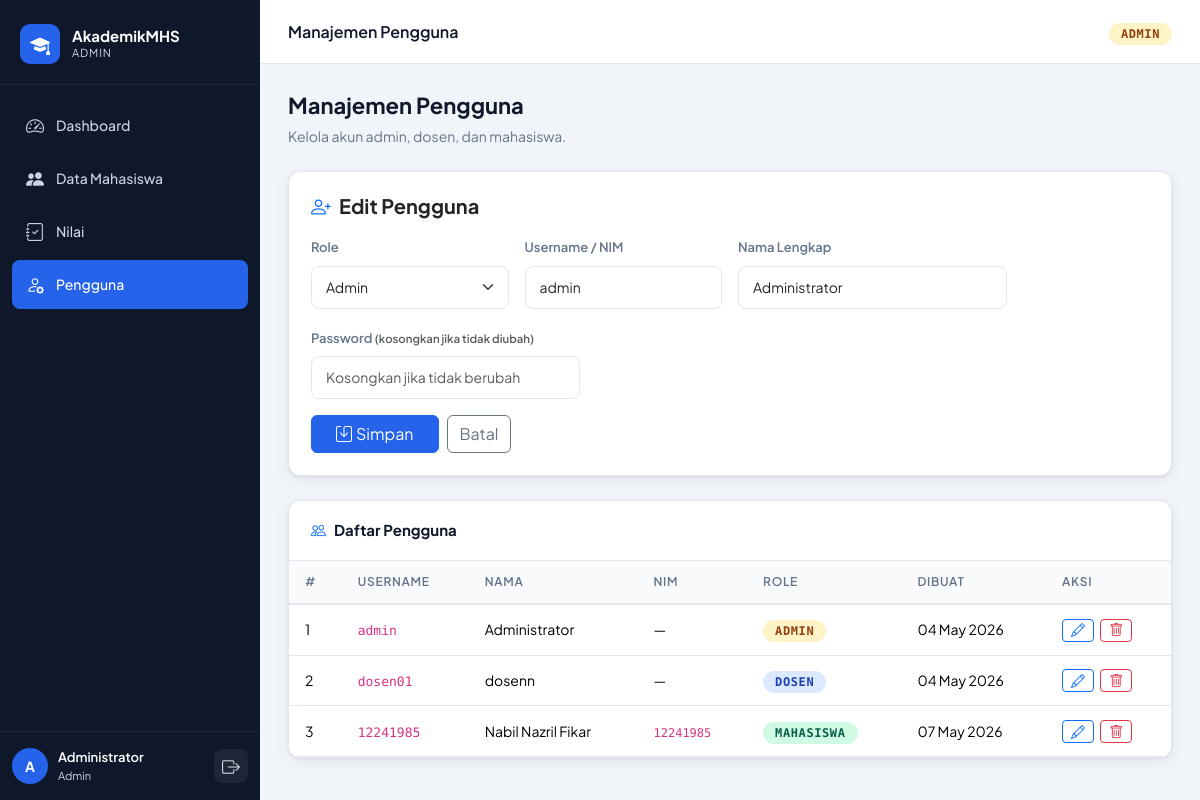
/pages/admin/users.php?edit=1 (signed in), run on the app's committed database.
### tables this page shows
CREATE TABLE `users` (
  `id` int(11) NOT NULL,
  `username` varchar(50) NOT NULL,
  `nama` varchar(100) NOT NULL,
  `password` varchar(255) NOT NULL,
  `hakakses` enum('admin','dosen','mahasiswa') NOT NULL DEFAULT 'dosen',
  `nim` varchar(20) DEFAULT NULL,
  `created_at` timestamp NOT NULL DEFAULT current_timestamp()
);

### includes/auth.php (called while the page is built, shortened)
<?php
function getUser() {
    return $_SESSION ?? [];
}

### pages/admin/users.php (the view, shortened to what this page needs)
<?php
require_once '../../includes/config.php';
require_once '../../includes/auth.php';
$editData = null;
if (isset($_GET['edit'])) {
    $editData = $conn->query("SELECT * FROM users WHERE id=".(int)$_GET['edit'])->fetch_assoc();
}
$users = $conn->query("SELECT * FROM users ORDER BY hakakses, nama");
require_once '../../includes/header.php';
?>
<div class="page-heading">
    <h1>Manajemen Pengguna</h1>
    <p>Kelola akun admin, dosen, dan mahasiswa.</p>
</div>
<div class="card mb-4">
    <div class="card-body">
        <h5 class="fw-bold mb-3"><i class="bi bi-person-plus me-2 text-primary"></i><?= $editData ? 'Edit' : 'Tambah' ?> Pengguna</h5>
        <form method="POST" id="userForm">
            <div class="row g-3">
                <div class="col-md-3">
                    <label class="form-label">Role</label>
                    <select name="hakakses" class="form-select" id="hakaksesSelect">
                        <?php foreach (['admin','dosen','mahasiswa'] as $r): ?>
                        <option value="<?= $r ?>" <?= ($editData['hakakses'] ?? 'dosen') === $r ? 'selected' : '' ?>><?= ucfirst($r) ?></option>
                        <?php endforeach; ?>
                    </select>
                </div>
                <div class="col-md-3">
                    <label class="form-label">Username / NIM</label>
                    <input type="text" name="username" class="form-control" required value="<?= htmlspecialchars($editData['username'] ?? '') ?>">
                </div>
                <div class="col-md-4">
                    <label class="form-label">Nama Lengkap</label>
                    <input type="text" name="nama" class="form-control" required value="<?= htmlspecialchars($editData['nama'] ?? '') ?>">
                </div>
                <div class="col-md-4">
                    <label class="form-label">Password <?= $editData ? '<small class="text-muted">(kosongkan jika tidak diubah)</small>' : '' ?></label>
                    <input type="password" name="password" class="form-control" <?= $editData ? '' : 'required' ?> placeholder="<?= $editData ? 'Kosongkan jika tidak berubah' : 'Password baru' ?>">
                </div>
            </div>
            <div class="mt-3 d-flex gap-2">
                <button type="submit" class="btn btn-primary px-4">
                    <i class="bi bi-save me-1"></i><?= $editData ? 'Simpan' : 'Tambah' ?>
                </button>
                <?php if ($editData): ?>
                <a href="users.php" class="btn btn-outline-secondary">Batal</a>
                <?php endif; ?>
            </div>
        </form>
    </div>
</div>
<div class="table-card">
    <div class="table-card-header">
        <span class="table-card-title"><i class="bi bi-people me-2 text-primary"></i>Daftar Pengguna</span>
    </div>
    <div class="table-responsive">
        <table class="table">
            <thead>
                <tr><th>#</th><th>Username</th><th>Nama</th><th>NIM</th><th>Role</th><th>Dibuat</th><th>Aksi</th></tr>
            </thead>
            <tbody>
                <?php $no=1; while ($row = $users->fetch_assoc()): ?>
                <tr>
                    <td><?= $no++ ?></td>
                    <td><code style="font-family:'DM Mono',monospace;font-size:13px"><?= htmlspecialchars($row['username']) ?></code></td>
                    <td><?= htmlspecialchars($row['nama']) ?></td>
                    <td><?= $row['nim'] ? '<code style="font-family:\'DM Mono\',monospace;font-size:12px">'.$row['nim'].'</code>' : '—' ?></td>
                    <td><span class="badge-role badge-<?= $row['hakakses'] ?>"><?= ucfirst($row['hakakses']) ?></span></td>
                    <td><?= date('d M Y', strtotime($row['created_at'])) ?></td>
                    <td>
                        <a href="users.php?edit=<?= $row['id'] ?>" class="btn btn-sm btn-outline-primary py-0 px-2"><i class="bi bi-pencil"></i></a>
                        <?php if ($row['id'] !== (int)$_SESSION['user_id']): ?>
                        <a href="users.php?delete=<?= $row['id'] ?>" class="btn btn-sm btn-outline-danger py-0 px-2 ms-1"
                           onclick="return confirm('Hapus pengguna ini?')"><i class="bi bi-trash"></i></a>
                        <?php endif; ?>
                    </td>
                </tr>
                <?php endwhile; ?>
            </tbody>
        </table>
    </div>
</div>
<?php require_once '../../includes/footer.php'; ?>

### includes/header.php (shortened to what this page needs)
<?php
$user = getUser();
$role = $user['hakakses'] ?? '';
$navLinks = [];
if ($role === 'admin') {
    $navLinks = [
        ['url' => APP_URL . '/pages/admin/dashboard.php',  'icon' => 'bi-speedometer2', 'label' => 'Dashboard'],
        ['url' => APP_URL . '/pages/admin/mahasiswa.php',  'icon' => 'bi-people-fill',  'label' => 'Data Mahasiswa'],
        ['url' => APP_URL . '/pages/admin/nilai.php',      'icon' => 'bi-journal-check', 'label' => 'Nilai'],
        ['url' => APP_URL . '/pages/admin/users.php',      'icon' => 'bi-person-gear',  'label' => 'Pengguna'],
    ];
} elseif ($role === 'dosen') {
    $navLinks = [
        ['url' => APP_URL . '/pages/dosen/dashboard.php', 'icon' => 'bi-speedometer2', 'label' => 'Dashboard'],
        ['url' => APP_URL . '/pages/dosen/nilai.php',     'icon' => 'bi-journal-check', 'label' => 'Input Nilai'],
    ];
} elseif ($role === 'mahasiswa') {
    $navLinks = [
        ['url' => APP_URL . '/pages/mahasiswa/dashboard.php', 'icon' => 'bi-speedometer2', 'label' => 'Dashboard'],
        ['url' => APP_URL . '/pages/mahasiswa/nilai.php',     'icon' => 'bi-bar-chart-fill', 'label' => 'Nilai Saya'],
    ];
}
?>
<!DOCTYPE html>
<html lang="id">
<head>
    <link href="https://cdn.jsdelivr.net/npm/bootstrap@5.3.3/dist/css/bootstrap.min.css" rel="stylesheet">
    <link href="https://cdn.jsdelivr.net/npm/bootstrap-icons@1.11.3/font/bootstrap-icons.min.css" rel="stylesheet">
    <link href="<?= APP_URL ?>/css/style.css" rel="stylesheet">
</head>
<body>
<div class="sidebar" id="sidebar">
    <div class="sidebar-brand">
        <div class="brand-icon"><i class="bi bi-mortarboard-fill"></i></div>
        <div class="brand-text">
            <span class="brand-name">AkademikMHS</span>
            <span class="brand-role"><?= ucfirst($role) ?></span>
        </div>
    </div>
    <nav class="sidebar-nav">
        <?php foreach ($navLinks as $link): ?>
        <a href="<?= $link['url'] ?>" class="nav-link <?= (strpos($_SERVER['REQUEST_URI'], basename($link['url'])) !== false) ? 'active' : '' ?>">
            <i class="bi <?= $link['icon'] ?>"></i>
            <span><?= $link['label'] ?></span>
        </a>
        <?php endforeach; ?>
    </nav>
    <div class="sidebar-footer">
        <div class="user-info">
            <div class="user-avatar"><?= strtoupper(substr($user['nama'] ?? 'U', 0, 1)) ?></div>
            <div class="user-detail">
                <span class="user-name"><?= htmlspecialchars($user['nama'] ?? '') ?></span>
                <span class="user-role"><?= ucfirst($role) ?></span>
            </div>
        </div>
        <a href="<?= APP_URL ?>/logout.php" class="logout-btn" title="Logout">
            <i class="bi bi-box-arrow-right"></i>
        </a>
    </div>
</div>
<div class="main-wrapper">
    <header class="topbar">
        <div class="topbar-title"><?= PAGE_TITLE ?></div>
        <div class="topbar-right">
            <span class="badge-role badge-<?= $role ?>"><?= ucfirst($role) ?></span>
        </div>
    </header>
    <main class="main-content">

### data on the page
users: hakakses "ADMIN", nama "A", nama "Administrator", hakakses "Admin", username "admin", created_at "04 May 2026"
users: username "dosen01", nama "dosenn", hakakses "DOSEN", created_at "04 May 2026"
users: username "12241985", nama "Nabil Nazril Fikar", nim "12241985", hakakses "MAHASISWA", created_at "07 May 2026"

### other printed values
$link['label'] "Dashboard"
$link['label'] "Data Mahasiswa"
$link['label'] "Nilai"
$link['label'] "Pengguna"
PAGE_TITLE "Manajemen Pengguna"
